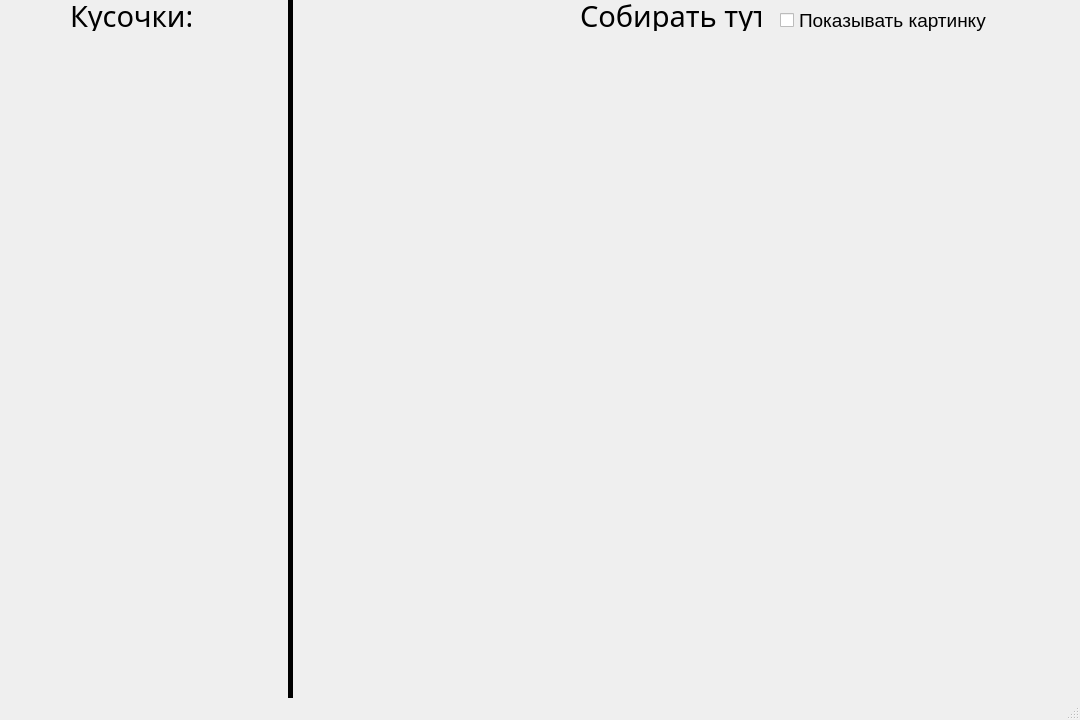
<?xml version="1.0" encoding="UTF-8"?>
<ui version="4.0">
 <class>MainWindow</class>
 <widget class="QMainWindow" name="MainWindow">
  <property name="geometry">
   <rect>
    <x>0</x>
    <y>0</y>
    <width>1080</width>
    <height>720</height>
   </rect>
  </property>
  <property name="mouseTracking">
   <bool>true</bool>
  </property>
  <property name="windowTitle">
   <string>PuzzleGame</string>
  </property>
  <widget class="QWidget" name="centralwidget">
   <property name="mouseTracking">
    <bool>true</bool>
   </property>
   <widget class="QLabel" name="labelForArt">
    <property name="enabled">
     <bool>false</bool>
    </property>
    <property name="geometry">
     <rect>
      <x>390</x>
      <y>50</y>
      <width>600</width>
      <height>600</height>
     </rect>
    </property>
    <property name="mouseTracking">
     <bool>true</bool>
    </property>
    <property name="text">
     <string/>
    </property>
   </widget>
   <widget class="Line" name="line">
    <property name="geometry">
     <rect>
      <x>280</x>
      <y>0</y>
      <width>20</width>
      <height>861</height>
     </rect>
    </property>
    <property name="frameShadow">
     <enum>QFrame::Plain</enum>
    </property>
    <property name="lineWidth">
     <number>5</number>
    </property>
    <property name="orientation">
     <enum>Qt::Vertical</enum>
    </property>
   </widget>
   <widget class="QLabel" name="label_2">
    <property name="geometry">
     <rect>
      <x>70</x>
      <y>0</y>
      <width>121</width>
      <height>31</height>
     </rect>
    </property>
    <property name="font">
     <font>
      <family>Bahnschrift Condensed</family>
      <pointsize>22</pointsize>
      <weight>50</weight>
      <bold>false</bold>
     </font>
    </property>
    <property name="text">
     <string>Кусочки:</string>
    </property>
   </widget>
   <widget class="QLabel" name="label_3">
    <property name="geometry">
     <rect>
      <x>580</x>
      <y>0</y>
      <width>181</width>
      <height>31</height>
     </rect>
    </property>
    <property name="font">
     <font>
      <family>Bahnschrift Condensed</family>
      <pointsize>22</pointsize>
      <weight>50</weight>
      <bold>false</bold>
     </font>
    </property>
    <property name="text">
     <string>Собирать тут</string>
    </property>
   </widget>
   <widget class="QWidget" name="horizontalLayoutWidget">
    <property name="geometry">
     <rect>
      <x>780</x>
      <y>0</y>
      <width>291</width>
      <height>41</height>
     </rect>
    </property>
    <layout class="QHBoxLayout" name="horizontalLayout">
     <item>
      <widget class="QCheckBox" name="checkShowPicture">
       <property name="font">
        <font>
         <pointsize>14</pointsize>
        </font>
       </property>
       <property name="text">
        <string>Показывать картинку</string>
       </property>
      </widget>
     </item>
    </layout>
   </widget>
  </widget>
  <widget class="QMenuBar" name="menubar">
   <property name="geometry">
    <rect>
     <x>0</x>
     <y>0</y>
     <width>1080</width>
     <height>21</height>
    </rect>
   </property>
  </widget>
  <widget class="QStatusBar" name="statusbar"/>
 </widget>
 <resources/>
 <connections/>
</ui>
